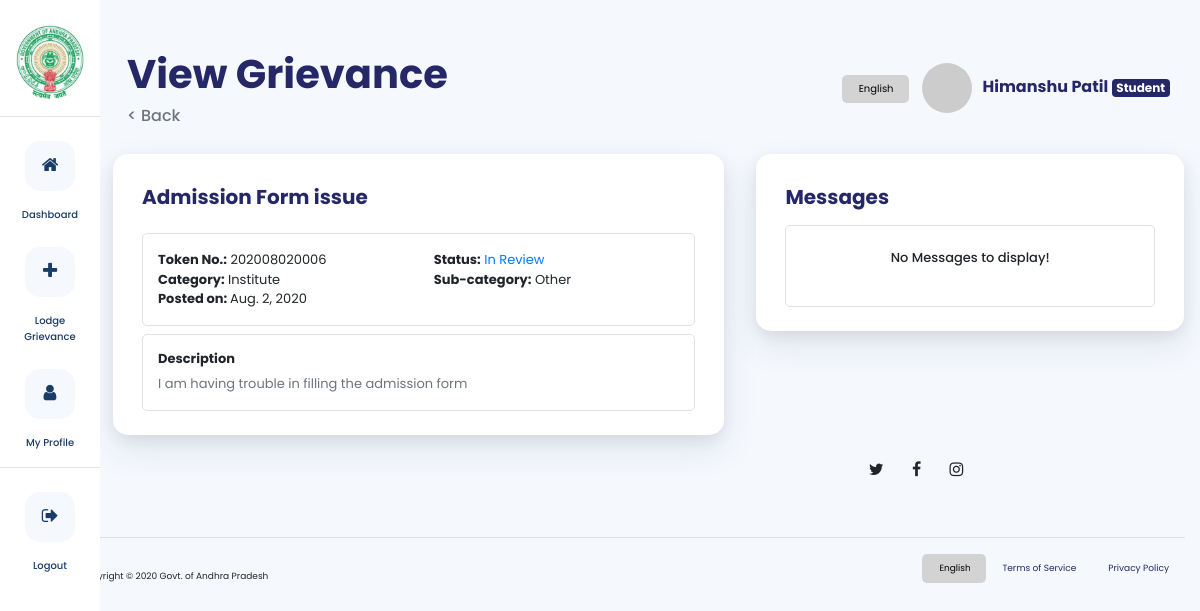
Page /dashboard/view/grievance/202008020006/ (signed in) on the earlier database version.
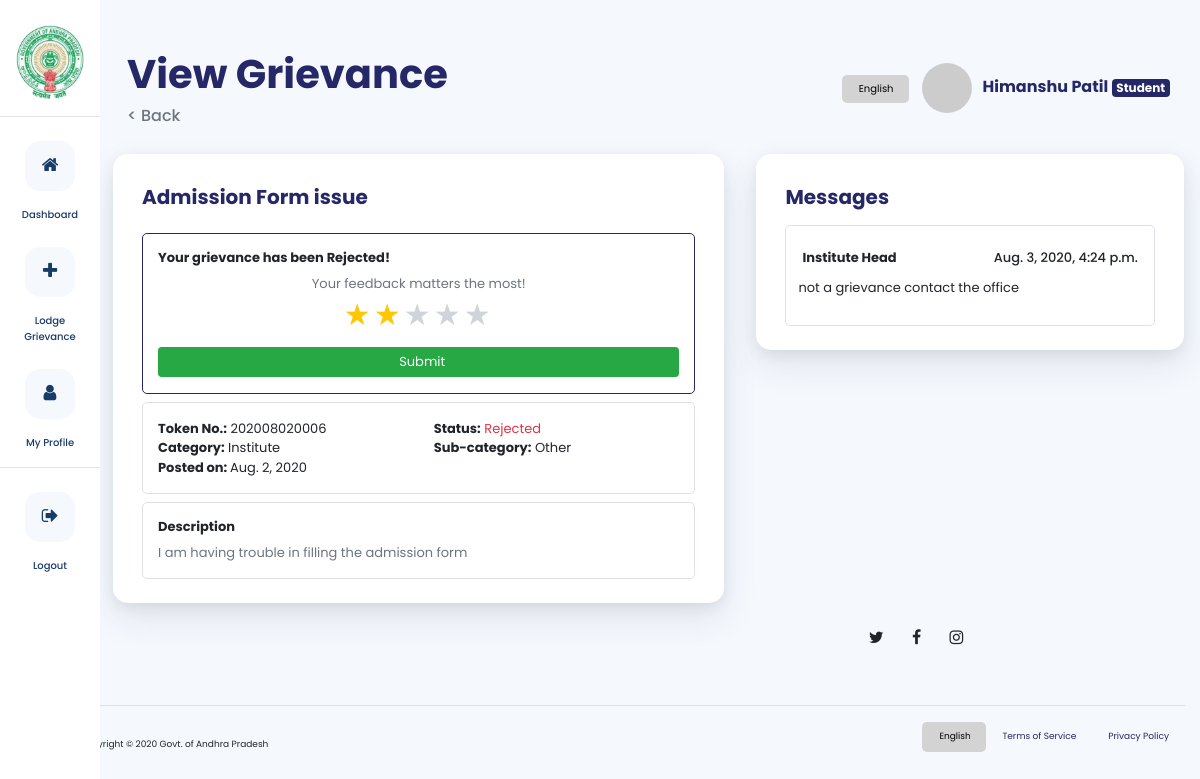
Same page on the later database version.
### accounts/models.py (models this page shows, shortened)
class User(DesignationConstants, AbstractUser):
    first_name = models.CharField(max_length=50)
    last_name = models.CharField(max_length=50)
    designation = models.CharField(max_length=5, choices=DesignationConstants.DESIGNATION_CHOICES)
    REQUIRED_FIELDS = ['first_name', 'last_name']

### studentg/models.py (models this page shows, shortened)
class Grievance(StatusConstants, models.Model):
    user = models.ForeignKey(User, on_delete=models.CASCADE, related_name='grievances')
    date = models.DateField(auto_now_add=True)
    redressal_body = models.ForeignKey(RedressalBody, on_delete=models.CASCADE, related_name='grievances')
    daytoken = models.IntegerField()
    last_update = models.DateField(auto_now=True)
    status = models.PositiveSmallIntegerField(choices=StatusConstants.STATUS_CHOICES, default=StatusConstants.REVIEW)
    message = models.TextField(max_length=1000)
    subject = models.CharField(max_length=255)
    image = models.ImageField(null=True, blank=True, upload_to='images/')
    UNIVERSITY = 1
    INSTITUTE = 2
    DEPARTMENT = 3
    CATEGORY_CHOICES = [
        (UNIVERSITY, 'University'),
        (INSTITUTE, 'Institute'),
        (DEPARTMENT, 'Department'),
    ]
    category = models.PositiveSmallIntegerField(choices=CATEGORY_CHOICES)
    sub_category = models.ForeignKey(SubCategory, on_delete=models.CASCADE)
    class Meta:
        unique_together = (("date", "daytoken"),)
        ordering = ['-last_update']
    def token(self):
        return self.date.strftime('%Y%m%d') + str(self.daytoken).zfill(4)
    def status_html_class(self):
        return self.STATUS_COLORS[self.status]
    @classmethod
    def get_from_token(cls, token):
        date = datetime.datetime.strptime(token[:-4], "%Y%m%d").date()
        daytoken = int(token[-4:])
        try:
            grievance = cls.objects.get(date=date, daytoken=daytoken)
        except cls.DoesNotExist:
            grievance = None
        return grievance

class Reply(models.Model):
    user = models.ForeignKey(User, on_delete=models.CASCADE)
    grievance = models.ForeignKey(Grievance, on_delete=models.CASCADE, related_name='reply')
    date_time = models.DateTimeField(auto_now_add=True)
    message = models.TextField(max_length=1000)
    class Meta:
        ordering = ['date_time']
        verbose_name_plural = "Replies"

### redressal/models.py (models this page shows, shortened)
class SubCategory(models.Model):
    sub_type = models.CharField(max_length=255)
    LOW = 0
    HIGH = 1
    PRIORITY_CHOICES = [
        (LOW, 'Low'),
        (HIGH, 'High'),
    ]
    priority = models.PositiveSmallIntegerField(choices=PRIORITY_CHOICES, default=LOW)
    redressal_body = models.ForeignKey(RedressalBody, on_delete=models.CASCADE, related_name='subcategories')
    class Meta:
        unique_together = (("sub_type", "redressal_body"),)
        verbose_name_plural = "Sub categories"

### studentg/views.py (the view, shortened to what this page needs)
# urls.py: path('view/grievance/<token>/', views.ViewGrievance.as_view(), name="view_grievance"),
@method_decorator(login_required, name="dispatch")
@method_decorator(is_owner_of_grievance(raise_denied=True), name="dispatch")
class ViewGrievance(View):
    template_name = 'studentg/view_grievance.html'
    def get(self, request, *args, **kwargs):
        context = self.get_context_data(**kwargs)
        grievance = context['grievance']
        replies = context['replies']
        last_reply = replies.last()
        if grievance.status in [Grievance.RESOLVED, Grievance.REJECTED]:
            try:
                rating_form = RatingForm(instance=grievance.rating)
            except Rating.DoesNotExist:
                rating_form = RatingForm()
            context['rating_form'] = rating_form
        if last_reply and self.request.user != last_reply.user and grievance.status not in [Grievance.RESOLVED, Grievance.REJECTED]:
            reply_form = NewReplyForm()
            context['reply_form'] = reply_form
        return render(request, self.template_name, context)
    def get_context_data(self, **kwargs):
        context = {}
        grievance = Grievance.get_from_token(kwargs['token'])
        if not grievance:
            raise Http404()
        replies = Reply.objects.filter(grievance=grievance)
        context['grievance'] = grievance
        context['replies'] = replies
        return context

### templates/studentg/view_grievance.html (shortened to what this page needs)
{% extends 'studentg/dashboard_base.html' %}
{% load widget_tweaks %}
{% block page_heading %}View Grievance{% endblock page_heading %}
{% block page_content %}
<div class="container mt-3 pl-lg-5">
    <div class="row">
        <div class="col-lg-7 col-12 px-lg-3 ">
            <div class="card-custom mt-2 mt-lg-0 help-card pb-4">
                <div class="row justify-content-between align-items-center mx-1">
                    <div class="">
                        <h5 class="my-3 card-custom-title" style="">{{ grievance.subject }}</h5>
                    </div>
                </div>
                {% if rating_form %}
                <div class="row justify-content-between align-items-center py-3 mx-1 mt-2"
                    style="border: 1px solid #252766; border-radius: 5px">
                    <div class="col-12">
                        <h6 class="font-weight-bold">Your grievance has been {{ grievance.get_status_display }}!</h6>
                    </div>
                    <div class="col-12">
                        <p class="text-muted" style="text-align: center;">
                            Your feedback matters the most!
                        </p>
                    </div>
                    <div class="col-12 justify-content-center" style="text-align: center;">
                        <form method="post">
                            <div class="row justify-content-center mb-2" style="text-align: center;">
                                    <div class="rate">
                                        {% for radio in rating_form.rating %}
                                            <label for={{ radio.id_for_label }}>{{ radio.choice_label }}</label>
                                        {% endfor %}
                                    </div>
                            </div>
                            <div class="row" style="text-align: center" class=" mb-3 ">
                                <div class="col">
                                    <button type="submit" class="btn btn-success btn-sm w-100">
                                        &nbsp;Submit
                                    </button>
                                </div>
                            </div>
                        </form>
                    </div>
                </div>
                {% endif %}
                <div class="row justify-content-between align-items-center py-3 mx-1 mt-2"
                    style="border: 1px solid #dee2e6; border-radius: 5px">
                    <div class="col">
                        <div class="row">
                            <div class="col-12 col-lg-6">
                                <p><b>Token No.:</b> {{ grievance.token }}</p>
                            </div>
                            <div class="col">
                                <p><b>Status:</b><span class="{{ grievance.status_html_class }}">
                                        {{ grievance.get_status_display }}</span></p>
                            </div>
                            <div class="col-12 col-lg-6">
                                <p><b>Category:</b> {{ grievance.get_category_display }}</p>
                            </div>
                            <div class="col">
                                <p><b>Sub-category:</b> {{ grievance.sub_category.sub_type }}</p>
                            </div>
                            <div class="col-12 col-lg-6">
                                <p><b>Posted on: </b> {{ grievance.date }}</p>
                            </div>
                        </div>
                    </div>
                </div>
                <div class="row justify-content-between align-items-center py-3 mx-1 mt-2"
                    style="border: 1px solid #dee2e6; border-radius: 5px">
                    <div class="col">
                        <h6 class="font-weight-bold">Description</h6>
                        <p class="text-muted">
                            {{ grievance.message }}
                        </p>
                    </div>
                </div>
            </div>
        </div>
        {% if grievance.status != grievance.DRAFT %}
        <div class="col-lg-5 col-12 px-lg-3 ">
            <div class="card-custom mt-2 mt-lg-0 help-card pb-4">
                <div class="row justify-content-between align-items-center mx-1">
                    <div class="">
                        <h5 class="my-3 card-custom-title" style="">Messages</h5>
                    </div>
                </div>
                <div class="row justify-content-between align-items-center mx-1">
                    <div class="col-12">
                        <div class="row justify-content-center">
                            <div class="col-lg-12 col-12 px-lg-0 order-lg-1 p-0">
                                <div
                                    style="max-height:300px; overflow-y:scroll; border: 1px solid #dee2e6; border-radius: 5px;">
                                    <table class="table filter-this-table">
                                        <tbody>
                                            {% include "includes/iterate_replies.html" %}
                                        </tbody>
                                    </table>
                                </div>
                            </div>
                        </div>
                    </div>
                </div>
            </div>
        </div>
        {% endif %}
    </div>
</div>
{% endblock page_content %}

### templates/studentg/dashboard_base.html (shortened to what this page needs)
{% load static %}
{% load gravatar %}
<!DOCTYPE html>
<html lang="en">
<head>
    <link href="{% static 'assets/css/custom-css/index.css' %}" rel="stylesheet"/>
    <link rel="stylesheet" href="https://stackpath.bootstrapcdn.com/bootstrap/4.4.1/css/bootstrap.min.css"
>
    <link href="{% static 'assets/css/font-awesome.min.css' %}" rel="stylesheet"/>
</head>
<body class="landing-page pl-lg-5 ml-lg-3"
      style="background-color: #f5f9fe">
<div class="partials_sidebar_import d-none d-lg-block">
    {% include "studentg/includes/partial_sidebar.html" %}
</div>
<div class="container pl-lg-5 mt-4 mt-lg-0 mb-2">
    <div class="col page-title mt-5 mt-lg-0" style="padding-top: 50px; padding-bottom: 5px;">
        <div class="row align-items-center" align="center">
            <div class="col">
                <h1 class="font-weight-bold" style="color:#252766; text-align: left">{% block page_heading %}{% endblock page_heading %}</h1>
                <h6 href="grievances_list.html" class="text-muted" style="text-align: left; cursor: pointer"
                    onClick="javascript:history.go(-1)" class="text-muted">< Back</h6>
            </div>
            <div class="col justify-content-end d-none d-lg-block">
                <h6 class="font-weight-bold" style="color:#252766; text-align: end">
                    <select onchange="doGTranslate(this);" style="border-radius: 5px; font-size: x-small; padding: 8px 16px !important; ::ms-expand{ display: none}; -webkit-appearance: none;
    -moz-appearance: none;
    text-indent: 1px;
    text-overflow: ''; border: none; cursor: pointer;background-color: lightgrey; color:black">
                        <option class="lang notranslate" value="en|en">English</option>
                    </select>
                    <img src="{{ request.user|gravatar }}" class="profile-pic-dashboard" height="50">
                    {{ request.user.first_name }} {{ request.user.last_name }}
                    <span class="badge badge-secondary"
                          style="background-color:#252766">{{ request.user.get_designation_display }}</span>
                </h6>
            </div>
        </div>
    </div>
</div>
{% block page_content %}
{% endblock page_content %}
<div class="partials_footer">
    {% include "includes/partial_footer.html" %}
</div>
</body>
</html>

### templates/includes/iterate_replies.html
{% for reply in replies %}
<tr>
    <td style="vertical-align: middle; border-top: none !important;" colspan="1">
        <table class="table filter-this-table mb-0">
            <tr>
                <td style="padding: 4px; border-top: none !important;">
                    <h6 class="my-2 font-weight-bold">{% if reply.user == request.user %}
                        You
                        {% else %}
                        {{ reply.user.get_designation_display }}
                        {% endif %}</h6>
                </td>
                <td style="padding: 4px; text-align: right; border-top: none !important;">
                    <h6 class="my-2">{{ reply.date_time }}</h6>
                </td>
            </tr>
        </table>
        <p>
            {{ reply.message }}
        </p>
    </td>
</tr>
{% empty %}
<tr>
    <td style="vertical-align: middle; border-top: none !important;" colspan="1">
        <table class="table filter-this-table mb-0">
            <tr>
                <td style="padding: 4px; border-top: none !important;">
                    <h6 class="my-2" style="text-align: center;">No Messages to display!</h6>
                </td>
            </tr>
        </table>
    </td>
</tr>
{% endfor %}

Differences in the rows shown:
changed Grievance "Admission Form issue": status (not shown) → "Rejected"; status "In Review" → "Rejected"
added Reply: user.designation "Institute Head", date_time "Aug. 3, 2020, 4:24 p.m.", message "not a grievance contact the office"
Other differences:
text no longer shown: "No Messages to display!"
text now shown: "Your grievance has been ! Your feedback matters the most! Submit"
